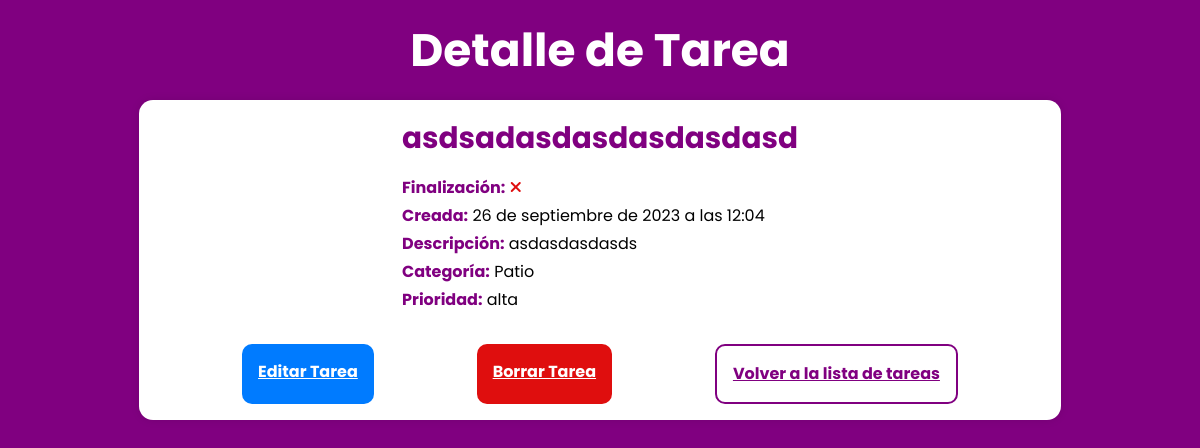
Page /todo_task/detail/8/ on the committed database.
### todo_task/models.py (models this page shows, shortened)
class Task(models.Model):
    title = models.CharField(max_length=200)
    complete = models.BooleanField(default=False)
    created = models.DateTimeField(auto_now_add=True)
    labels = models.ManyToManyField("Label")
    class Meta:
        ordering = ["-created"]

class TaskMetadata(models.Model):
    task = models.OneToOneField(Task, on_delete=models.CASCADE)
    description = models.TextField()
    priority = models.ForeignKey(Priority, on_delete=models.SET_NULL, null=True)

class Label(models.Model):
    name = models.CharField(max_length=200)

class Priority(models.Model):
    name = models.CharField(max_length=20)
    def __str__(self):
        return self.name
    class Meta:
        verbose_name = "Priority"  # Nombre en singular
        verbose_name_plural = "Priorities"  # Nombre en plural

### todo_task/views.py (the view)
# urls.py: path("detail/<int:task_id>/", views.task_detail, name="task_detail"),
def task_detail(request, task_id):
    task = get_object_or_404(Task, pk=task_id)
    return render(request, "todo_task/task_detail.html", {"task": task})

### todo_task/templates/todo_task/task_detail.html (shortened to what this page needs)
{% extends "base.html" %}
{% load static %}
{% block css %}
    <link rel="stylesheet" type="text/css" href="{% static 'todo_task/css/style.css' %}">
{% endblock %}
{% block content %}
<section class="container">
    <h1 class="fs-6">Detalle de Tarea</h1>
    <div class="container-task-detail">
        <div class="task-card">
            <div class="task-card__header">
                <strong class="task-card__title fs-4">{{ task.title }}</strong>
            </div>
            <div class="task-card__body">
                <div class="task-card__item">
                    <strong>Finalización:</strong>
                    <span class="{% if task.complete %}fa-solid fa-check status-cell__ticket{% else %}fa-solid fa-xmark status-cell__cross{% endif %}">
                    </span>
                </div>
                <div class="task-card__item">
                    <strong>Creada:</strong>
                    <span>{{ task.created }}</span>
                </div>
                <div class="task-card__item">
                    <strong>Descripción:</strong>
                    <span>{{ task.taskmetadata.description }}</span>
                </div>
                <div class="task-card__item">
                    <strong>Categoría:</strong>
                    <span>
                        {% for label in task.labels.all %}
                        {{ label.name }}{% if not forloop.last %} - {% endif %}
                        {% endfor %}
                    </span>
                </div>
                <div class="task-card__item">
                    <strong>Prioridad:</strong>
                    <span>{{ task.taskmetadata.priority }}</span>
                </div>
            </div>
        </div>
        <div class="container-actions">
            <a class="btn btn-edit" href="{% url 'edit_task' task.id %}">Editar Tarea</a>
            <a class="btn btn-delete" href="#" id="delete-task">Borrar Tarea</a>
            <a href="{% url 'list_tasks' %}" class="btn btn-return">Volver a la lista de tareas</a>
        </div>
    </div>
</section>
{% endblock %}

### taskmaster/static/css/main.css (style rules this page uses)
:root { --clr-white: rgb(255, 255, 255); --clr-neutral-400: rgb(3, 3, 3); --clr-accent-700: rgb(128, 0, 128); --clr-gradient-accent: rgb(182, 0, 136); --clr-complete: rgb(0, 117, 16); --clr-incomplete: rgb(223, 14, 14); --clr-btn-edit: rgb(0, 123, 255); --clr-btn-delete: rgb(223, 14, 14); --clr-btn-edit-hover: rgba(0, 123, 255, 0.8); --clr-btn-delete-hover: rgba(223, 14, 14, 0.8); --bg-clr: rgb(250, 250, 250); --ff-primary: "Poppins", Arial, Helvetica, sans-serif; --fw-regular: 400; --fw-semi-bold: 600; --fw-bold: 700; --fs-1: clamp(0.75rem, calc(0.55rem + 0.69vw), 1.19rem); --fs-2: clamp(0.78rem, calc(0.59rem + 0.81vw), 1.4rem); --fs-3: clamp(0.88rem, calc(0.69rem + 1.06vw), 1.75rem); --fs-4: clamp(1.05rem, calc(0.81rem + 1.38vw), 2.19rem); --fs-5: clamp(1.26rem, calc(0.95rem + 1.79vw), 2.73rem); --fs-6: clamp(1.51rem, calc(1.11rem + 2.31vw), 3.42rem); --fs-7: clamp(1.81rem, calc(1.29rem + 2.98vw), 4.27rem); --fs-8: clamp(2.18rem, calc(1.51rem + 3.83vw), 5.34rem); --fs-btn-1: clamp(1rem, calc(1rem + 0.05vw), 1.19rem); }
*, *::before, *::after { box-sizing: border-box; }
* { margin: 0; padding: 0; font: inherit; }
html { scroll-behavior: smooth; scroll-padding-top: var(--scroll-padding, 75px); }
body { line-height: 1.5; background-color: var(--clr-accent-700); font-family: var(--ff-primary); }
h1, h2, p { color: var(--clr-neutral); }
.fs-4 { font-size: var(--fs-4); }
.fs-6 { font-size: var(--fs-6); }
.container { width: min(100% - 3rem, 120ch); margin-inline: auto; min-height: 90svh; }
.container h1 { text-align: center; margin-block: 1rem; }
h1 { font-weight: var(--fw-bold); color: var(--clr-white); }
.container-actions { display: flex; flex-wrap: wrap; gap: 1rem; margin-block: 1rem; justify-content: space-evenly; width: 100%; padding-inline: 1rem; }
.container-actions a { color: var(--clr-white); }
.container-actions .btn-return { background-color: transparent; border: 2px solid var(--clr-accent-700); color: var(--clr-accent-700); }
.btn { color: purple; font-weight: bold; padding: 1rem; background-color: var(--clr-white); border-radius: 10px; text-align: center; cursor: pointer; }
.btn-edit { background-color: var(--clr-btn-edit); }
.btn-delete { background-color: var(--clr-btn-delete); }
.status-cell__cross { color: var(--clr-incomplete); }

### todo_task/static/todo_task/css/style.css (style rules this page uses)
.container-task-detail { display: flex; background-color: var(--clr-white); border-radius: 14px; box-shadow: 0px 0px 10px rgba(0, 0, 0, 0.1); overflow: hidden; justify-content: center; align-items: center; flex-direction: column; width: 80%; margin-inline: auto; margin-block: 1rem; }
.task-card { padding-inline: 2rem; padding-block: 1rem; display: flex; flex-direction: column; gap: 1rem; }
.task-card__title { color: purple; }
.task-card__body { display: flex; flex-direction: column; gap: 0.25rem; }
.task-card strong { font-weight: bold; color: purple; }

### rows in the picture
Task: title "asdsadasdasdasdasdasd", created "26 de septiembre de 2023 a las 12:04", taskmetadata.description "asdasdasdasds", taskmetadata.priority "alta"
Label: name "Patio"
